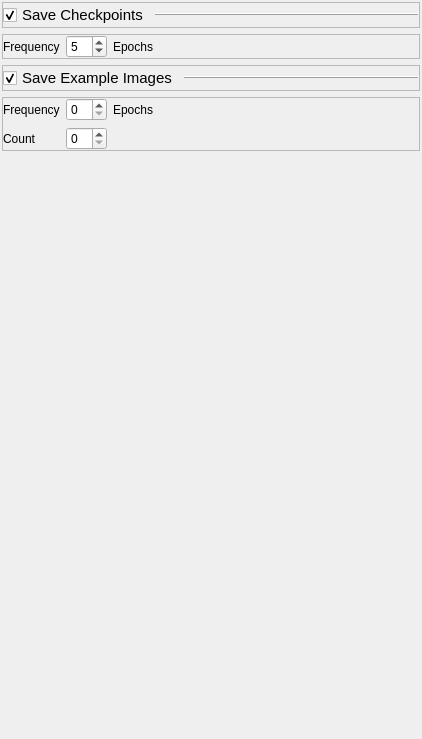
                                <widget class="QWidget" name="saving_tab">
                                 <property name="geometry">
                                  <rect>
                                   <x>0</x>
                                   <y>0</y>
                                   <width>422</width>
                                   <height>739</height>
                                  </rect>
                                 </property>
                                 <layout class="QVBoxLayout" name="verticalLayout_18">
                                  <property name="leftMargin">
                                   <number>2</number>
                                  </property>
                                  <property name="topMargin">
                                   <number>2</number>
                                  </property>
                                  <property name="rightMargin">
                                   <number>2</number>
                                  </property>
                                  <property name="bottomMargin">
                                   <number>2</number>
                                  </property>
                                  <item>
                                   <widget class="QFrame" name="frame_70">
                                    <property name="frameShape">
                                     <enum>QFrame::StyledPanel</enum>
                                    </property>
                                    <property name="frameShadow">
                                     <enum>QFrame::Raised</enum>
                                    </property>
                                    <layout class="QHBoxLayout" name="horizontalLayout_63">
                                     <property name="leftMargin">
                                      <number>0</number>
                                     </property>
                                     <property name="topMargin">
                                      <number>0</number>
                                     </property>
                                     <property name="rightMargin">
                                      <number>0</number>
                                     </property>
                                     <property name="bottomMargin">
                                      <number>0</number>
                                     </property>
                                     <item>
                                      <widget class="QCheckBox" name="save_model">
                                       <property name="sizePolicy">
                                        <sizepolicy hsizetype="Maximum" vsizetype="Fixed">
                                         <horstretch>0</horstretch>
                                         <verstretch>0</verstretch>
                                        </sizepolicy>
                                       </property>
                                       <property name="font">
                                        <font>
                                         <pointsize>11</pointsize>
                                        </font>
                                       </property>
                                       <property name="text">
                                        <string>Save Checkpoints</string>
                                       </property>
                                       <property name="checked">
                                        <bool>true</bool>
                                       </property>
                                      </widget>
                                     </item>
                                     <item>
                                      <widget class="Line" name="line_19">
                                       <property name="frameShadow">
                                        <enum>QFrame::Raised</enum>
                                       </property>
                                       <property name="orientation">
                                        <enum>Qt::Horizontal</enum>
                                       </property>
                                      </widget>
                                     </item>
                                    </layout>
                                   </widget>
                                  </item>
                                  <item>
                                   <widget class="QFrame" name="save_model_settings">
                                    <property name="frameShape">
                                     <enum>QFrame::StyledPanel</enum>
                                    </property>
                                    <property name="frameShadow">
                                     <enum>QFrame::Raised</enum>
                                    </property>
                                    <layout class="QFormLayout" name="formLayout_16">
                                     <property name="leftMargin">
                                      <number>0</number>
                                     </property>
                                     <property name="topMargin">
                                      <number>0</number>
                                     </property>
                                     <property name="rightMargin">
                                      <number>0</number>
                                     </property>
                                     <property name="bottomMargin">
                                      <number>0</number>
                                     </property>
                                     <item row="0" column="0">
                                      <widget class="QLabel" name="label_24">
                                       <property name="sizePolicy">
                                        <sizepolicy hsizetype="Maximum" vsizetype="Preferred">
                                         <horstretch>0</horstretch>
                                         <verstretch>0</verstretch>
                                        </sizepolicy>
                                       </property>
                                       <property name="text">
                                        <string>Frequency</string>
                                       </property>
                                      </widget>
                                     </item>
                                     <item row="0" column="1">
                                      <layout class="QHBoxLayout" name="horizontalLayout_17">
                                       <item>
                                        <widget class="QSpinBox" name="model_save_rate">
                                         <property name="sizePolicy">
                                          <sizepolicy hsizetype="Maximum" vsizetype="Fixed">
                                           <horstretch>0</horstretch>
                                           <verstretch>0</verstretch>
                                          </sizepolicy>
                                         </property>
                                         <property name="minimum">
                                          <number>1</number>
                                         </property>
                                         <property name="value">
                                          <number>5</number>
                                         </property>
                                        </widget>
                                       </item>
                                       <item>
                                        <widget class="QLabel" name="label_42">
                                         <property name="text">
                                          <string>Epochs</string>
                                         </property>
                                        </widget>
                                       </item>
                                       <item>
                                        <spacer name="horizontalSpacer_2">
                                         <property name="orientation">
                                          <enum>Qt::Horizontal</enum>
                                         </property>
                                         <property name="sizeHint" stdset="0">
                                          <size>
                                           <width>40</width>
                                           <height>20</height>
                                          </size>
                                         </property>
                                        </spacer>
                                       </item>
                                      </layout>
                                     </item>
                                    </layout>
                                   </widget>
                                  </item>
                                  <item>
                                   <widget class="QFrame" name="frame_69">
                                    <property name="frameShape">
                                     <enum>QFrame::StyledPanel</enum>
                                    </property>
                                    <property name="frameShadow">
                                     <enum>QFrame::Raised</enum>
                                    </property>
                                    <layout class="QHBoxLayout" name="horizontalLayout_59">
                                     <property name="leftMargin">
                                      <number>0</number>
                                     </property>
                                     <property name="topMargin">
                                      <number>0</number>
                                     </property>
                                     <property name="rightMargin">
                                      <number>0</number>
                                     </property>
                                     <property name="bottomMargin">
                                      <number>0</number>
                                     </property>
                                     <item>
                                      <widget class="QCheckBox" name="save_examples">
                                       <property name="sizePolicy">
                                        <sizepolicy hsizetype="Maximum" vsizetype="Fixed">
                                         <horstretch>0</horstretch>
                                         <verstretch>0</verstretch>
                                        </sizepolicy>
                                       </property>
                                       <property name="font">
                                        <font>
                                         <pointsize>11</pointsize>
                                        </font>
                                       </property>
                                       <property name="text">
                                        <string>Save Example Images</string>
                                       </property>
                                       <property name="checked">
                                        <bool>true</bool>
                                       </property>
                                      </widget>
                                     </item>
                                     <item>
                                      <widget class="Line" name="line_18">
                                       <property name="frameShadow">
                                        <enum>QFrame::Raised</enum>
                                       </property>
                                       <property name="orientation">
                                        <enum>Qt::Horizontal</enum>
                                       </property>
                                      </widget>
                                     </item>
                                    </layout>
                                   </widget>
                                  </item>
                                  <item>
                                   <widget class="QFrame" name="save_examples_settings">
                                    <property name="frameShape">
                                     <enum>QFrame::StyledPanel</enum>
                                    </property>
                                    <property name="frameShadow">
                                     <enum>QFrame::Raised</enum>
                                    </property>
                                    <layout class="QFormLayout" name="formLayout_27">
                                     <property name="leftMargin">
                                      <number>0</number>
                                     </property>
                                     <property name="topMargin">
                                      <number>0</number>
                                     </property>
                                     <property name="rightMargin">
                                      <number>0</number>
                                     </property>
                                     <property name="bottomMargin">
                                      <number>0</number>
                                     </property>
                                     <item row="0" column="0">
                                      <widget class="QLabel" name="label_26">
                                       <property name="text">
                                        <string>Frequency</string>
                                       </property>
                                      </widget>
                                     </item>
                                     <item row="0" column="1">
                                      <layout class="QHBoxLayout" name="horizontalLayout_18">
                                       <item>
                                        <widget class="QSpinBox" name="example_save_rate"/>
                                       </item>
                                       <item>
                                        <widget class="QLabel" name="label_43">
                                         <property name="text">
                                          <string>Epochs</string>
                                         </property>
                                        </widget>
                                       </item>
                                       <item>
                                        <spacer name="horizontalSpacer_3">
                                         <property name="orientation">
                                          <enum>Qt::Horizontal</enum>
                                         </property>
                                         <property name="sizeHint" stdset="0">
                                          <size>
                                           <width>40</width>
                                           <height>20</height>
                                          </size>
                                         </property>
                                        </spacer>
                                       </item>
                                      </layout>
                                     </item>
                                     <item row="1" column="0">
                                      <widget class="QLabel" name="label_27">
                                       <property name="text">
                                        <string>Count</string>
                                       </property>
                                      </widget>
                                     </item>
                                     <item row="1" column="1">
                                      <layout class="QHBoxLayout" name="horizontalLayout_19">
                                       <item>
                                        <widget class="QSpinBox" name="num_examples"/>
                                       </item>
                                       <item>
                                        <spacer name="horizontalSpacer_4">
                                         <property name="orientation">
                                          <enum>Qt::Horizontal</enum>
                                         </property>
                                         <property name="sizeHint" stdset="0">
                                          <size>
                                           <width>40</width>
                                           <height>20</height>
                                          </size>
                                         </property>
                                        </spacer>
                                       </item>
                                      </layout>
                                     </item>
                                    </layout>
                                   </widget>
                                  </item>
                                  <item>
                                   <spacer name="verticalSpacer_10">
                                    <property name="orientation">
                                     <enum>Qt::Vertical</enum>
                                    </property>
                                    <property name="sizeHint" stdset="0">
                                     <size>
                                      <width>20</width>
                                      <height>270</height>
                                     </size>
                                    </property>
                                   </spacer>
                                  </item>
                                 </layout>
                                </widget>
